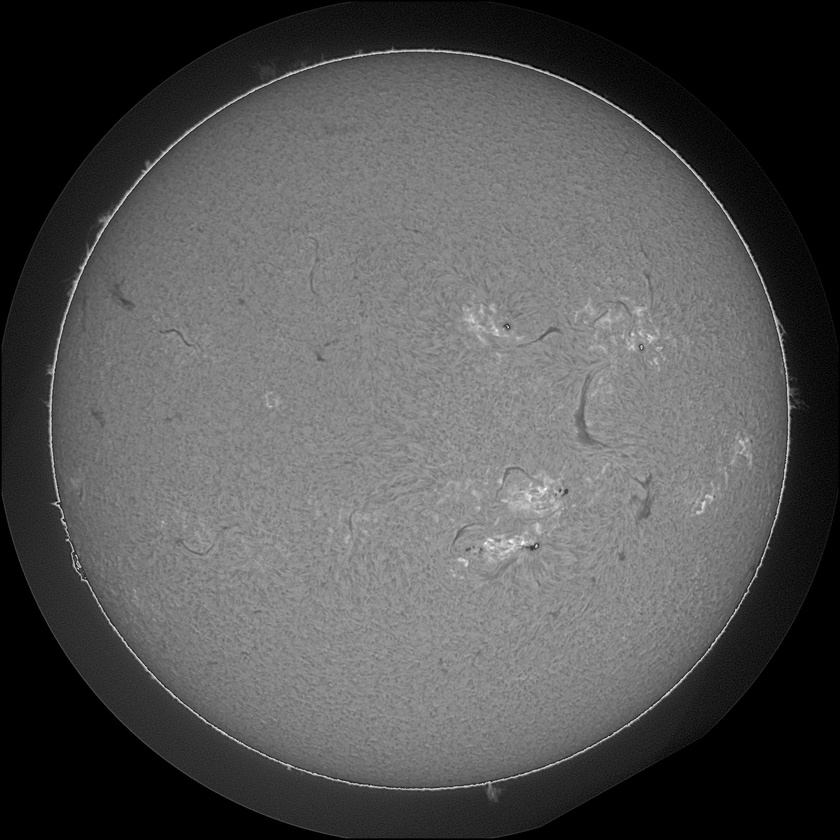
#> input picture train/train_images/20140609195854Bh.jpeg, 840 x 840 px, shrunk from 2048 x 2048 before the run
$ python visualize.py
#> lines starting #> are read from the running program, lines starting #| are printed output that depends on the picture
import cv2
import matplotlib.pyplot as plt

# Load original image
image = cv2.imread("train/train_images/20140609195854Bh.jpeg")
#> image is the input picture: shape (840, 840, 3); min 0, max 255, mean 83.5
image = cv2.cvtColor(image, cv2.COLOR_BGR2RGB)

# Load mask
mask = cv2.imread("test_mask.png", cv2.IMREAD_GRAYSCALE)
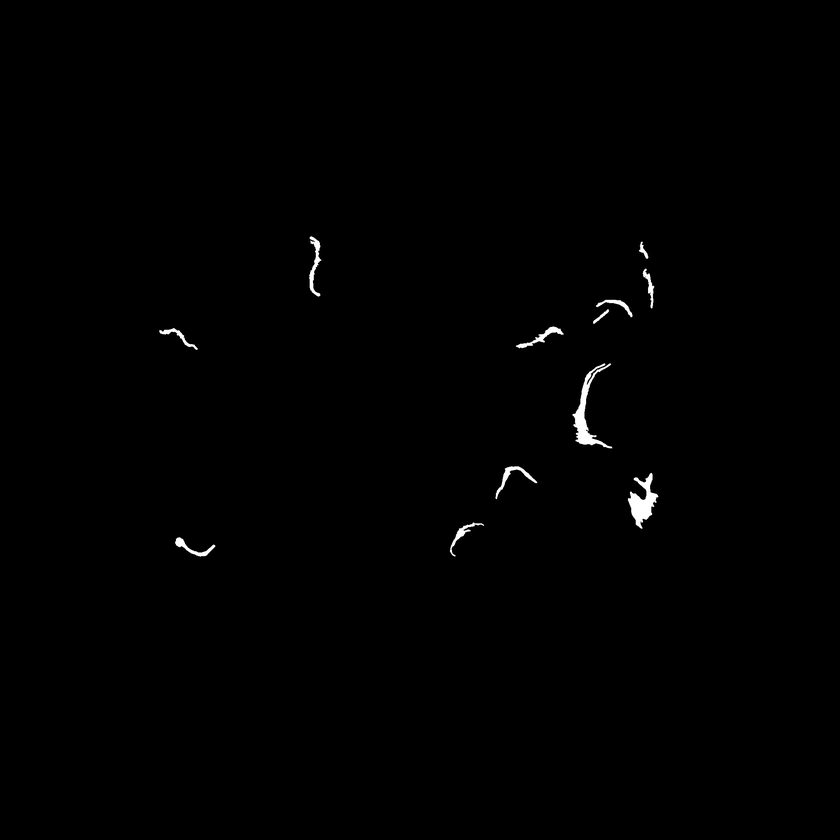
#> input picture test_mask.png, 840 x 840 px, shrunk from 2048 x 2048 before the run
#> mask is the input picture: shape (840, 840); min 0, max 255, mean 1.1

# Display
plt.figure(figsize=(12, 5))

plt.subplot(1, 2, 1)
plt.imshow(image)
plt.title("Original Solar Image")
plt.axis("off")

plt.subplot(1, 2, 2)
plt.imshow(mask, cmap="gray")
plt.title("Ground Truth Filament Mask")
plt.axis("off")

plt.tight_layout()
plt.show()
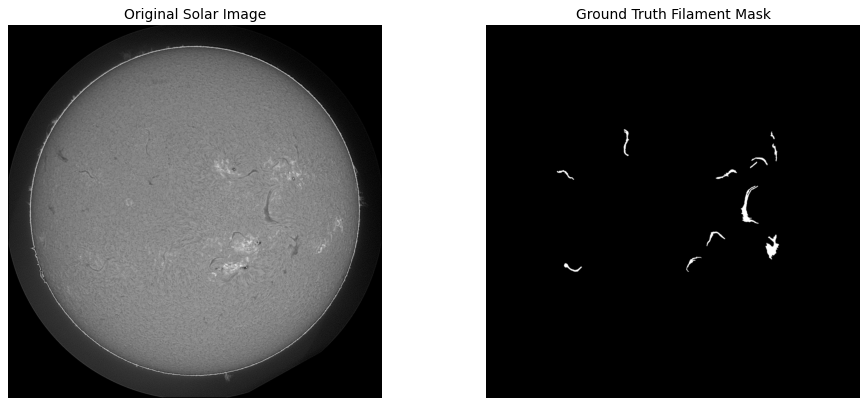
#> figure drawn by matplotlib, 2 panels
